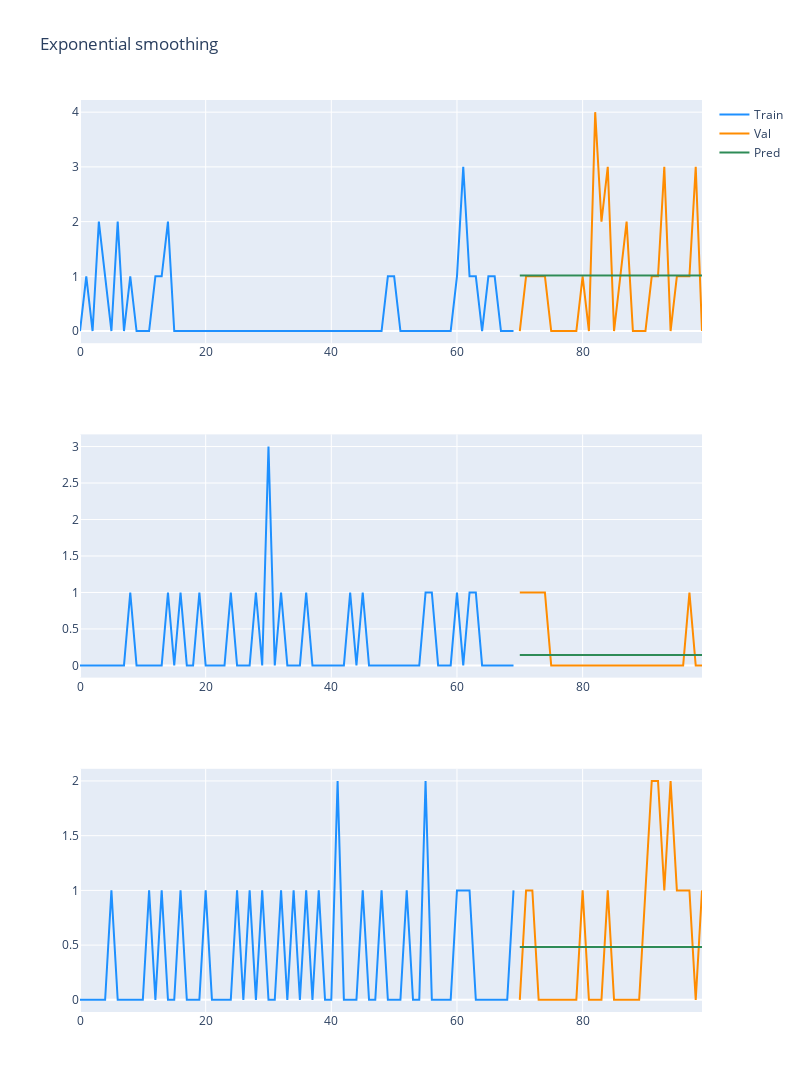

Source (notebook cell):
### Code cell
pred_1 = predictions[0]
pred_2 = predictions[1]
pred_3 = predictions[2]

fig = make_subplots(rows=3, cols=1)

fig.add_trace(
    go.Scatter(x=np.arange(70), mode='lines', y=train_dataset.loc[0].values, marker=dict(color="dodgerblue"),
               name="Train"),
    row=1, col=1
)

fig.add_trace(
    go.Scatter(x=np.arange(70, 100), y=val_dataset.loc[0].values, mode='lines', marker=dict(color="darkorange"),
               name="Val"),
    row=1, col=1
)

fig.add_trace(
    go.Scatter(x=np.arange(70, 100), y=pred_1, mode='lines', marker=dict(color="seagreen"),
               name="Pred"),
    row=1, col=1
)

fig.add_trace(
    go.Scatter(x=np.arange(70), mode='lines', y=train_dataset.loc[1].values, marker=dict(color="dodgerblue"), showlegend=False),
    row=2, col=1
)

fig.add_trace(
    go.Scatter(x=np.arange(70, 100), y=val_dataset.loc[1].values, mode='lines', marker=dict(color="darkorange"), showlegend=False),
    row=2, col=1
)

fig.add_trace(
    go.Scatter(x=np.arange(70, 100), y=pred_2, mode='lines', marker=dict(color="seagreen"), showlegend=False,
               name="Denoised signal"),
    row=2, col=1
)

fig.add_trace(
    go.Scatter(x=np.arange(70), mode='lines', y=train_dataset.loc[2].values, marker=dict(color="dodgerblue"), showlegend=False),
    row=3, col=1
)

fig.add_trace(
    go.Scatter(x=np.arange(70, 100), y=val_dataset.loc[2].values, mode='lines', marker=dict(color="darkorange"), showlegend=False),
    row=3, col=1
)

fig.add_trace(
    go.Scatter(x=np.arange(70, 100), y=pred_3, mode='lines', marker=dict(color="seagreen"), showlegend=False,
               name="Denoised signal"),
    row=3, col=1
)

fig.update_layout(height=1200, width=800, title_text="Exponential smoothing")
fig.show()

### Figure 1 — Plotly figure (JSON) as saved in the notebook; plotly's stock layout.template omitted (floating-point values rounded to 4 significant figures; data arrays with more than 128 entries replaced by an {"elided": "..."} marker saying what was removed)
{"data": [{"marker": {"color": "dodgerblue"}, "mode": "lines", "name": "Train", "type": "scatter", "x": [0, 1, 2, 3, 4, 5, 6, 7, 8, 9, 10, 11, 12, 13, 14, 15, 16, 17, 18, 19, 20, 21, 22, 23, 24, 25, 26, 27, 28, 29, 30, 31, 32, 33, 34, 35, 36, 37, 38, 39, 40, 41, 42, 43, 44, 45, 46, 47, 48, 49, 50, 51, 52, 53, 54, 55, 56, 57, 58, 59, 60, 61, 62, 63, 64, 65, 66, 67, 68, 69], "xaxis": "x", "y": {"elided": "370 int values"}, "yaxis": "y"}, {"marker": {"color": "darkorange"}, "mode": "lines", "name": "Val", "type": "scatter", "x": [70, 71, 72, 73, 74, 75, 76, 77, 78, 79, 80, 81, 82, 83, 84, 85, 86, 87, 88, 89, 90, 91, 92, 93, 94, 95, 96, 97, 98, 99], "xaxis": "x", "y": [0, 1, 1, 1, 1, 0, 0, 0, 0, 0, 1, 0, 4, 2, 3, 0, 1, 2, 0, 0, 0, 1, 1, 3, 0, 1, 1, 1, 3, 0, 1, 1, 0, 0, 0, 2, 0, 3, 5, 0, 0, 1, 1, 0, 2, 1, 2, 2, 1, 0, 2, 4, 0, 0, 0, 0, 3, 3, 0, 1], "yaxis": "y"}, {"marker": {"color": "seagreen"}, "mode": "lines", "name": "Pred", "type": "scatter", "x": [70, 71, 72, 73, 74, 75, 76, 77, 78, 79, 80, 81, 82, 83, 84, 85, 86, 87, 88, 89, 90, 91, 92, 93, 94, 95, 96, 97, 98, 99], "xaxis": "x", "y": [1.017, 1.017, 1.017, 1.017, 1.017, 1.017, 1.017, 1.017, 1.017, 1.017, 1.017, 1.017, 1.017, 1.017, 1.017, 1.017, 1.017, 1.017, 1.017, 1.017, 1.017, 1.017, 1.017, 1.017, 1.017, 1.017, 1.017, 1.017, 1.017, 1.017, 1.017, 1.017, 1.017, 1.017, 1.017, 1.017, 1.017, 1.017, 1.017, 1.017, 1.017, 1.017, 1.017, 1.017, 1.017, 1.017, 1.017, 1.017, 1.017, 1.017, 1.017, 1.017, 1.017, 1.017, 1.017, 1.017, 1.017, 1.017, 1.017, 1.017], "yaxis": "y"}, {"marker": {"color": "dodgerblue"}, "mode": "lines", "showlegend": false, "type": "scatter", "x": [0, 1, 2, 3, 4, 5, 6, 7, 8, 9, 10, 11, 12, 13, 14, 15, 16, 17, 18, 19, 20, 21, 22, 23, 24, 25, 26, 27, 28, 29, 30, 31, 32, 33, 34, 35, 36, 37, 38, 39, 40, 41, 42, 43, 44, 45, 46, 47, 48, 49, 50, 51, 52, 53, 54, 55, 56, 57, 58, 59, 60, 61, 62, 63, 64, 65, 66, 67, 68, 69], "xaxis": "x2", "y": {"elided": "370 int values"}, "yaxis": "y2"}, {"marker": {"color": "darkorange"}, "mode": "lines", "showlegend": false, "type": "scatter", "x": [70, 71, 72, 73, 74, 75, 76, 77, 78, 79, 80, 81, 82, 83, 84, 85, 86, 87, 88, 89, 90, 91, 92, 93, 94, 95, 96, 97, 98, 99], "xaxis": "x2", "y": [1, 1, 1, 1, 1, 0, 0, 0, 0, 0, 0, 0, 0, 0, 0, 0, 0, 0, 0, 0, 0, 0, 0, 0, 0, 0, 0, 1, 0, 0, 0, 0, 0, 1, 0, 0, 0, 0, 0, 0, 0, 1, 0, 0, 0, 0, 0, 0, 0, 0, 0, 1, 2, 1, 1, 0, 0, 0, 0, 0], "yaxis": "y2"}, {"marker": {"color": "seagreen"}, "mode": "lines", "name": "Denoised signal", "showlegend": false, "type": "scatter", "x": [70, 71, 72, 73, 74, 75, 76, 77, 78, 79, 80, 81, 82, 83, 84, 85, 86, 87, 88, 89, 90, 91, 92, 93, 94, 95, 96, 97, 98, 99], "xaxis": "x2", "y": [0.143, 0.143, 0.143, 0.143, 0.143, 0.143, 0.143, 0.143, 0.143, 0.143, 0.143, 0.143, 0.143, 0.143, 0.143, 0.143, 0.143, 0.143, 0.143, 0.143, 0.143, 0.143, 0.143, 0.143, 0.143, 0.143, 0.143, 0.143, 0.143, 0.143, 0.143, 0.143, 0.143, 0.143, 0.143, 0.143, 0.143, 0.143, 0.143, 0.143, 0.143, 0.143, 0.143, 0.143, 0.143, 0.143, 0.143, 0.143, 0.143, 0.143, 0.143, 0.143, 0.143, 0.143, 0.143, 0.143, 0.143, 0.143, 0.143, 0.143], "yaxis": "y2"}, {"marker": {"color": "dodgerblue"}, "mode": "lines", "showlegend": false, "type": "scatter", "x": [0, 1, 2, 3, 4, 5, 6, 7, 8, 9, 10, 11, 12, 13, 14, 15, 16, 17, 18, 19, 20, 21, 22, 23, 24, 25, 26, 27, 28, 29, 30, 31, 32, 33, 34, 35, 36, 37, 38, 39, 40, 41, 42, 43, 44, 45, 46, 47, 48, 49, 50, 51, 52, 53, 54, 55, 56, 57, 58, 59, 60, 61, 62, 63, 64, 65, 66, 67, 68, 69], "xaxis": "x3", "y": {"elided": "370 int values"}, "yaxis": "y3"}, {"marker": {"color": "darkorange"}, "mode": "lines", "showlegend": false, "type": "scatter", "x": [70, 71, 72, 73, 74, 75, 76, 77, 78, 79, 80, 81, 82, 83, 84, 85, 86, 87, 88, 89, 90, 91, 92, 93, 94, 95, 96, 97, 98, 99], "xaxis": "x3", "y": [0, 1, 1, 0, 0, 0, 0, 0, 0, 0, 1, 0, 0, 0, 1, 0, 0, 0, 0, 0, 1, 2, 2, 1, 2, 1, 1, 1, 0, 1, 1, 1, 0, 0, 1, 1, 0, 2, 1, 0, 0, 0, 0, 2, 1, 3, 0, 0, 1, 0, 1, 0, 2, 0, 0, 0, 2, 3, 0, 1], "yaxis": "y3"}, {"marker": {"color": "seagreen"}, "mode": "lines", "name": "Denoised signal", "showlegend": false, "type": "scatter", "x": [70, 71, 72, 73, 74, 75, 76, 77, 78, 79, 80, 81, 82, 83, 84, 85, 86, 87, 88, 89, 90, 91, 92, 93, 94, 95, 96, 97, 98, 99], "xaxis": "x3", "y": [0.4833, 0.4833, 0.4833, 0.4833, 0.4833, 0.4833, 0.4833, 0.4833, 0.4833, 0.4833, 0.4833, 0.4833, 0.4833, 0.4833, 0.4833, 0.4833, 0.4833, 0.4833, 0.4833, 0.4833, 0.4833, 0.4833, 0.4833, 0.4833, 0.4833, 0.4833, 0.4833, 0.4833, 0.4833, 0.4833, 0.4833, 0.4833, 0.4833, 0.4833, 0.4833, 0.4833, 0.4833, 0.4833, 0.4833, 0.4833, 0.4833, 0.4833, 0.4833, 0.4833, 0.4833, 0.4833, 0.4833, 0.4833, 0.4833, 0.4833, 0.4833, 0.4833, 0.4833, 0.4833, 0.4833, 0.4833, 0.4833, 0.4833, 0.4833, 0.4833], "yaxis": "y3"}], "layout": {"height": 1200, "title": {"text": "Exponential smoothing"}, "width": 800, "xaxis": {"anchor": "y", "domain": [0, 1]}, "xaxis2": {"anchor": "y2", "domain": [0, 1]}, "xaxis3": {"anchor": "y3", "domain": [0, 1]}, "yaxis": {"anchor": "x", "domain": [0.7333, 1]}, "yaxis2": {"anchor": "x2", "domain": [0.3667, 0.6333]}, "yaxis3": {"anchor": "x3", "domain": [0, 0.2667]}}}
